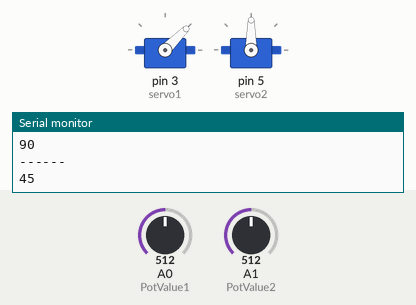
Simulated run of this sketch. Board: Arduino Uno, built with avr-gcc and run on an emulated ATmega328P. Shown: 2 × servo, the last lines printed to the serial monitor. The test bench sets the inputs (shaded band); at power-on: A0 (PotValue1) = 512, A1 (PotValue2) = 512.

Above: at 1.2 s.
1.3 s: A0 (PotValue1) set to 716
At 1.9 s:
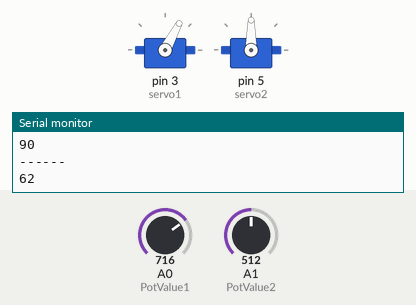
2.8 s: A1 (PotValue2) set to 716
At 4.0 s:
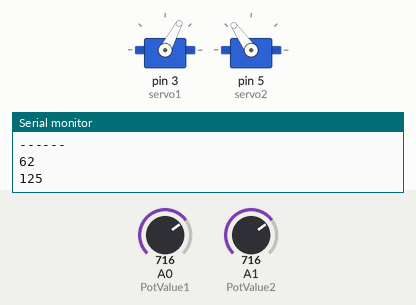
4.3 s: A1 (PotValue2) set to 900
At 5.4 s:
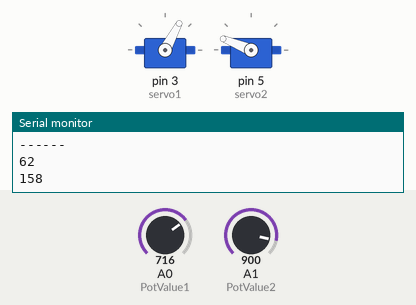
5.8 s: A0 (PotValue1) set to 511
At 6.7 s:
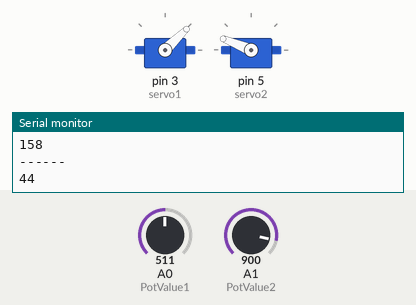
7.3 s: A1 (PotValue2) set to 1023
At 7.9 s:
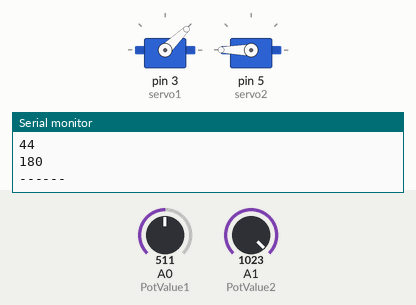
8.8 s: A0 (PotValue1) set to 306
At 9.2 s:
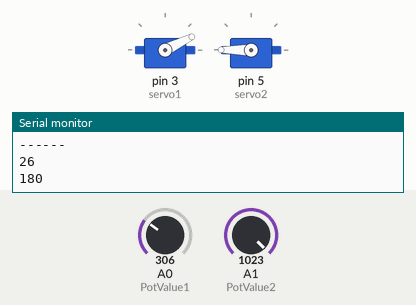
Timing chart, 0 to 11.3 s (numbered marks = the images above; inputs shaded):
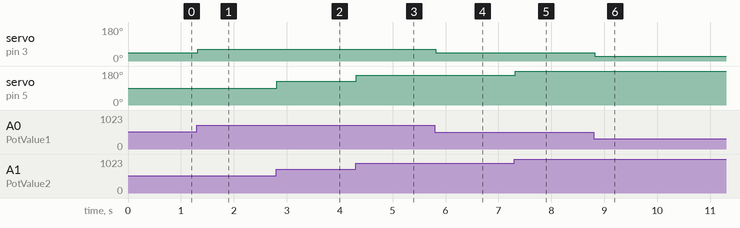

Measured:
- after the input at 1.3 s, servo on pin 3 (servo1): 45° → 62° at once
- after the input at 2.8 s, servo on pin 5 (servo2): 90° → 125° at once
- after the input at 4.3 s, servo on pin 5 (servo2): 125° → 158° at once
- after the input at 5.8 s, servo on pin 3 (servo1): 62° → 44° at once
- after the input at 7.3 s, servo on pin 5 (servo2): 158° → 180° at once
- after the input at 8.8 s, servo on pin 3 (servo1): 44° → 26° at once

The sketch:

potservo.ino
```cpp
#include <Servo.h>
Servo servo1;
Servo servo2;
int pot1=0;
int pot2=0;
#define PotValue1 A0
#define PotValue2 A1
void setup()
{
  servo1.attach(3);
  servo2.attach(5);
  Serial.begin(9600);
}
void loop()
{
  pot1=analogRead(PotValue1);
  pot2=analogRead(PotValue2);
  pot1=map(pot1,0,1023,0,90);
  pot2=map(pot2,0,1023,0,180);
  Serial.println(pot1);
  Serial.println(pot2);
  Serial.println("------");
  servo1.write(pot1);
  servo2.write(pot2);
  delay(10);
}
//Video Linki: https://www.youtube.com/watch?v=0f3VBQ_1XAQ
```
